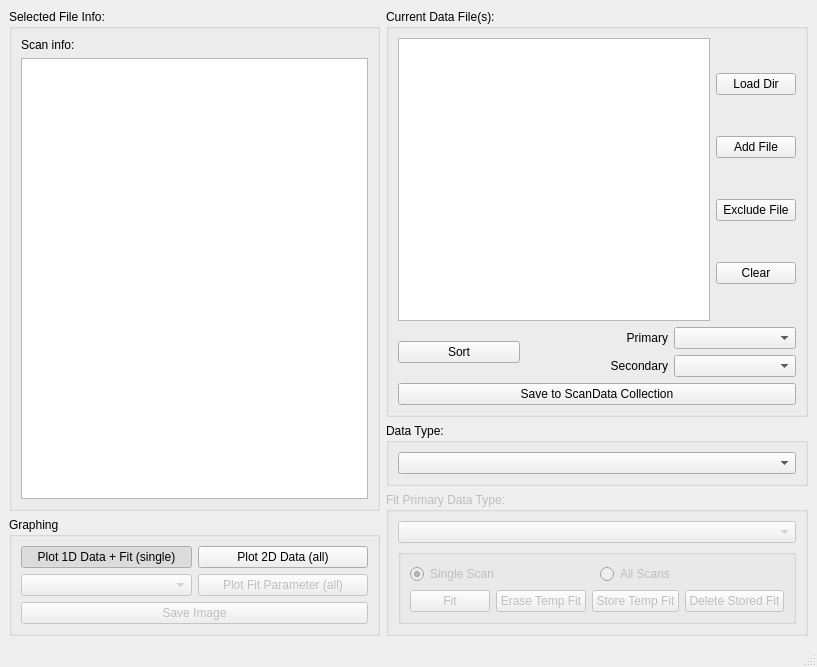
<?xml version="1.0" encoding="UTF-8"?>
<ui version="4.0">
 <class>MainWindow</class>
 <widget class="QMainWindow" name="MainWindow">
  <property name="geometry">
   <rect>
    <x>0</x>
    <y>0</y>
    <width>817</width>
    <height>667</height>
   </rect>
  </property>
  <property name="windowTitle">
   <string>MainWindow</string>
  </property>
  <widget class="QWidget" name="centralwidget">
   <layout class="QHBoxLayout" name="horizontalLayout">
    <item>
     <layout class="QVBoxLayout" name="verticalLayout_2">
      <item>
       <widget class="QGroupBox" name="box_scaninfo">
        <property name="title">
         <string>Selected File Info:</string>
        </property>
        <layout class="QVBoxLayout" name="verticalLayout_5">
         <item>
          <widget class="QLabel" name="label_7">
           <property name="text">
            <string>Scan info:</string>
           </property>
          </widget>
         </item>
         <item>
          <widget class="QListWidget" name="list_scaninfo"/>
         </item>
        </layout>
       </widget>
      </item>
      <item>
       <widget class="QGroupBox" name="box_graphing">
        <property name="title">
         <string>Graphing</string>
        </property>
        <layout class="QVBoxLayout" name="verticalLayout_8">
         <item>
          <layout class="QGridLayout" name="gridLayout">
           <item row="0" column="1">
            <widget class="QPushButton" name="btn_plot2d">
             <property name="text">
              <string>Plot 2D Data (all)</string>
             </property>
             <property name="checkable">
              <bool>true</bool>
             </property>
             <property name="checked">
              <bool>false</bool>
             </property>
             <property name="autoExclusive">
              <bool>true</bool>
             </property>
            </widget>
           </item>
           <item row="0" column="0">
            <widget class="QPushButton" name="btn_plot1d">
             <property name="text">
              <string>Plot 1D Data + Fit (single)</string>
             </property>
             <property name="checkable">
              <bool>true</bool>
             </property>
             <property name="checked">
              <bool>true</bool>
             </property>
             <property name="autoExclusive">
              <bool>true</bool>
             </property>
            </widget>
           </item>
           <item row="2" column="1">
            <widget class="QPushButton" name="btn_plotfitparam">
             <property name="enabled">
              <bool>false</bool>
             </property>
             <property name="text">
              <string>Plot Fit Parameter (all)</string>
             </property>
             <property name="checkable">
              <bool>true</bool>
             </property>
             <property name="checked">
              <bool>false</bool>
             </property>
             <property name="autoExclusive">
              <bool>true</bool>
             </property>
            </widget>
           </item>
           <item row="2" column="0">
            <widget class="QComboBox" name="cmb_fitparam">
             <property name="enabled">
              <bool>false</bool>
             </property>
            </widget>
           </item>
          </layout>
         </item>
         <item>
          <layout class="QHBoxLayout" name="horiz_plotfitparam"/>
         </item>
         <item>
          <layout class="QVBoxLayout" name="figure_container">
           <property name="sizeConstraint">
            <enum>QLayout::SetDefaultConstraint</enum>
           </property>
          </layout>
         </item>
         <item>
          <widget class="QPushButton" name="btn_saveimg">
           <property name="enabled">
            <bool>false</bool>
           </property>
           <property name="text">
            <string>Save Image</string>
           </property>
          </widget>
         </item>
        </layout>
       </widget>
      </item>
     </layout>
    </item>
    <item>
     <layout class="QVBoxLayout" name="verticalLayout">
      <item>
       <widget class="QGroupBox" name="box_datafiles">
        <property name="title">
         <string>Current Data File(s):</string>
        </property>
        <layout class="QVBoxLayout" name="verticalLayout_6">
         <item>
          <layout class="QHBoxLayout" name="horizontalLayout_3">
           <item>
            <widget class="QListWidget" name="list_scandata"/>
           </item>
           <item>
            <layout class="QVBoxLayout" name="verticalLayout_4">
             <item>
              <widget class="QPushButton" name="btn_loaddir">
               <property name="text">
                <string>Load Dir</string>
               </property>
              </widget>
             </item>
             <item>
              <widget class="QPushButton" name="btn_loadfile">
               <property name="text">
                <string>Add File</string>
               </property>
              </widget>
             </item>
             <item>
              <widget class="QPushButton" name="btn_excludescandata">
               <property name="text">
                <string>Exclude File</string>
               </property>
              </widget>
             </item>
             <item>
              <widget class="QPushButton" name="btn_clearallscandata">
               <property name="text">
                <string>Clear</string>
               </property>
              </widget>
             </item>
            </layout>
           </item>
          </layout>
         </item>
         <item>
          <layout class="QGridLayout" name="gridLayout_2">
           <item row="0" column="4">
            <widget class="QComboBox" name="cmb_primarysort"/>
           </item>
           <item row="1" column="3">
            <widget class="QLabel" name="label">
             <property name="text">
              <string>Secondary</string>
             </property>
             <property name="alignment">
              <set>Qt::AlignRight|Qt::AlignTrailing|Qt::AlignVCenter</set>
             </property>
            </widget>
           </item>
           <item row="0" column="1" rowspan="2">
            <widget class="QPushButton" name="btn_sortdata">
             <property name="text">
              <string>Sort</string>
             </property>
            </widget>
           </item>
           <item row="1" column="4">
            <widget class="QComboBox" name="cmb_secondarysort"/>
           </item>
           <item row="0" column="3">
            <widget class="QLabel" name="label_2">
             <property name="text">
              <string>Primary</string>
             </property>
             <property name="alignment">
              <set>Qt::AlignRight|Qt::AlignTrailing|Qt::AlignVCenter</set>
             </property>
            </widget>
           </item>
           <item row="0" column="2" rowspan="2">
            <spacer name="verticalSpacer">
             <property name="orientation">
              <enum>Qt::Vertical</enum>
             </property>
             <property name="sizeHint" stdset="0">
              <size>
               <width>20</width>
               <height>40</height>
              </size>
             </property>
            </spacer>
           </item>
          </layout>
         </item>
         <item>
          <widget class="QPushButton" name="btn_savescandata">
           <property name="text">
            <string>Save to ScanData Collection</string>
           </property>
          </widget>
         </item>
        </layout>
       </widget>
      </item>
      <item>
       <widget class="QGroupBox" name="box_datatype">
        <property name="title">
         <string>Data Type:</string>
        </property>
        <layout class="QHBoxLayout" name="horizontalLayout_2">
         <item>
          <widget class="QComboBox" name="cmb_datatype"/>
         </item>
        </layout>
       </widget>
      </item>
      <item>
       <widget class="QGroupBox" name="box_fitting">
        <property name="enabled">
         <bool>false</bool>
        </property>
        <property name="title">
         <string>Fit Primary Data Type:</string>
        </property>
        <layout class="QVBoxLayout" name="verticalLayout_3">
         <item>
          <widget class="QComboBox" name="cmb_fitfcn"/>
         </item>
         <item>
          <widget class="QGroupBox" name="box_fitcontrolpanel">
           <property name="title">
            <string/>
           </property>
           <layout class="QVBoxLayout" name="verticalLayout_7">
            <item>
             <layout class="QHBoxLayout" name="horiz_fitsinglevsall">
              <item>
               <widget class="QRadioButton" name="radio_fitsingle">
                <property name="text">
                 <string>Single Scan</string>
                </property>
                <property name="checked">
                 <bool>true</bool>
                </property>
               </widget>
              </item>
              <item>
               <widget class="QRadioButton" name="radio_fitall">
                <property name="text">
                 <string>All Scans</string>
                </property>
               </widget>
              </item>
             </layout>
            </item>
            <item>
             <layout class="QHBoxLayout" name="horiz_fitundosave">
              <item>
               <widget class="QPushButton" name="btn_fitstart">
                <property name="text">
                 <string>Fit</string>
                </property>
               </widget>
              </item>
              <item>
               <widget class="QPushButton" name="btn_fiterasetemp">
                <property name="text">
                 <string>Erase Temp Fit</string>
                </property>
               </widget>
              </item>
              <item>
               <widget class="QPushButton" name="btn_fitstore">
                <property name="text">
                 <string>Store Temp Fit</string>
                </property>
               </widget>
              </item>
              <item>
               <widget class="QPushButton" name="btn_fitdelete">
                <property name="text">
                 <string>Delete Stored Fit</string>
                </property>
               </widget>
              </item>
             </layout>
            </item>
           </layout>
          </widget>
         </item>
        </layout>
       </widget>
      </item>
     </layout>
    </item>
   </layout>
  </widget>
  <widget class="QStatusBar" name="statusBar"/>
 </widget>
 <resources/>
 <connections/>
</ui>
